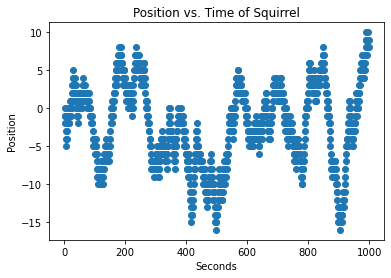

Write the Python code that produced this figure.
# -*- coding: utf-8 -*-
"""
Madeline Coco
Programming with Data
Created on Thu Sep 29 08:25:45 2022

File: walk.py
    
Description: Tracks the position of a rabbit for 1000 seconds
"""

def main():
    
    import random as rnd
    import matplotlib.pyplot as plt
    position = 0
    second_count = 1
    total_seconds = 1000
    position_list = []
    second_list = []

#Generate random number to decide what direction the squirrel is walking each second    
    while second_count < total_seconds:
        rand = rnd.randint(1,2)
        if rand == 1:
            position = position + 1
        else:
            position = position - 1
        position_list.append(position)
        second_list.append(second_count)
        second_count = second_count + 1
        
#Plot the findings        
    plt.plot(second_list, position_list, 'o')
    plt.xlabel("Seconds")
    plt.ylabel("Position")
    plt.title("Position vs. Time of Squirrel")
    plt.savefig("walk.png", bbox_inches="tight")
    plt.show()
main()